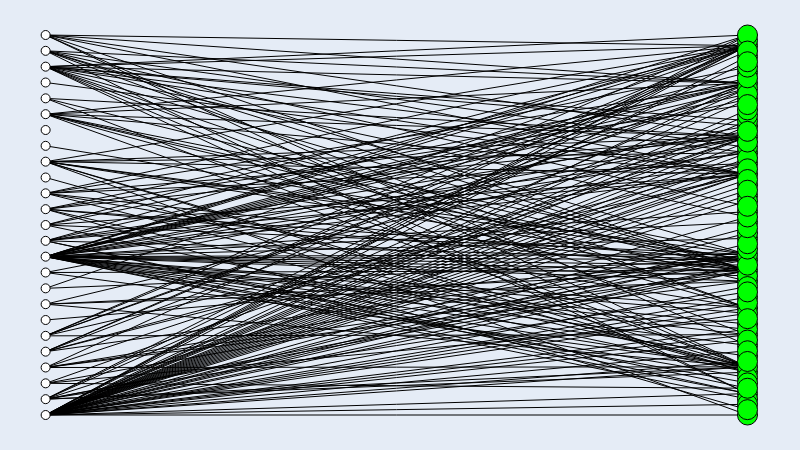

The notebook cell saved with this chart:
### Code cell
# Rede two-mode (repos -> linguagens)

repo_g = fm.load('data/repos_langs.gml')
# Visualization
repo_g.set_all_nodes('size', (9))
repo_g.set_all_nodes('labpos', 'hover')

for n in repo_g.nodes:
    if (n.find('/') == -1):
        repo_g.nodes[n]['color'] = (0, 255, 0)
        repo_g.nodes[n]['size'] = (20)
    repo_g.nodes[n]['label'] = n
repo_g.move('bipartite', [n for n in repo_g.nodes if repo_g.nodes[n]['size'] != 20])
repo_g.draw()

### Figure 1 — Plotly figure (JSON) as saved in the notebook; plotly's stock layout.template omitted (floating-point values rounded to 4 significant figures; data arrays with more than 128 entries replaced by an {"elided": "..."} marker saying what was removed)
{"data": [{"hoverinfo": "none", "line": {"color": "rgb(0, 0, 0)", "dash": "solid", "width": 1}, "mode": "lines", "type": "scatter", "x": {"elided": "603 int values"}, "y": {"elided": "603 float values"}}, {"hoverinfo": "text", "marker": {"color": "rgb(0, 255, 0)", "line": {"color": "rgb(0, 0, 0)", "width": 1}, "size": 20, "symbol": "circle"}, "mode": "markers", "text": ["Jupyter Notebook", "Python", "JavaScript", "C++", "Shell", "MATLAB", "HTML", "Java", "CSS", "Dockerfile", "TypeScript", "Inno Setup", "Batchfile", "PowerShell", "Groovy", "Makefile", "Ruby", "Objective-C", "Objective-C++", "Clojure", "Perl 6", "PHP", "Visual Basic", "Perl", "C", "Go", "F#", "CoffeeScript", "Rust", "C#", "R", "Roff", "ShaderLab", "Swift", "Lua", "HLSL", "Hack", "LLVM", "Assembly", "CMake", "Cuda", "OCaml", "Awk", "M4", "TeX", "Emacs Lisp", "Smalltalk", "Pawn", "Cool", "Vim script", "Fortran", "Mathematica", "M", "SuperCollider", "Common Lisp", "AppleScript", "Mercury", "Pascal", "Forth", "RenderScript", "DTrace", "Logos", "Smarty", "V", "Vue", "PLpgSQL", "TSQL", "ASP", "XSLT", "Kotlin", "Prolog", "FreeMarker"], "textfont": {"color": "rgb(0, 0, 0)"}, "textposition": "middle center", "type": "scatter", "x": [1, 1, 1, 1, 1, 1, 1, 1, 1, 1, 1, 1, 1, 1, 1, 1, 1, 1, 1, 1, 1, 1, 1, 1, 1, 1, 1, 1, 1, 1, 1, 1, 1, 1, 1, 1, 1, 1, 1, 1, 1, 1, 1, 1, 1, 1, 1, 1, 1, 1, 1, 1, 1, 1, 1, 1, 1, 1, 1, 1, 1, 1, 1, 1, 1, 1, 1, 1, 1, 1, 1, 1], "y": [0.1127, 0.6338, 0.1268, 0.6901, 0.9718, 0, 0.3803, 0.4085, 0.7324, 0.4225, 0.3521, 0.9014, 0.2817, 0.1831, 0.4648, 0.8732, 0.8592, 0.9859, 0.831, 0.5352, 0.3662, 0.3944, 0.2394, 1, 0.05634, 0.662, 0.04225, 0.09859, 0.8451, 0.2676, 0.7606, 0.2113, 0.08451, 0.2254, 0.507, 0.1549, 0.8873, 0.6056, 0.7042, 0.3099, 0.6761, 0.1972, 0.4366, 0.4789, 0.4507, 0.7746, 0.6479, 0.7183, 0.2958, 0.338, 0.169, 0.493, 0.6197, 0.7887, 0.8028, 0.02817, 0.9437, 0.5775, 0.5634, 0.1408, 0.5211, 0.5915, 0.9577, 0.5493, 0.9155, 0.8169, 0.01408, 0.3239, 0.9296, 0.07042, 0.7465, 0.2535]}, {"hoverinfo": "text", "marker": {"color": "rgb(255, 255, 255)", "line": {"color": "rgb(0, 0, 0)", "width": 1}, "size": 9, "symbol": "circle"}, "mode": "markers", "text": ["google-research/google-research", "openai/gpt-2", "TheAlgorithms/Java", "microsoft/vscode", "llvm/llvm-project", "dapr/dapr", "evilsocket/pwnagotchi", "robbyrussell/oh-my-zsh", "vlang/v", "2227324689/gpmall", "frank-lam/fullstack-tutorial", "gzc426/Java-Interview", "GoogleChrome/puppeteer", "ageron/handson-ml2", "streamlit/streamlit", "swisskyrepo/PayloadsAllTheThings", "nodejs/node", "fengdu78/lihang-code", "hankcs/HanLP", "unknwon/the-way-to-go_ZH_CN", "topjohnwu/Magisk", "cdr/code-server", "apache/incubator-echarts", "mrdoob/three.js", "alibaba/p3c"], "textfont": {"color": "rgb(0, 0, 0)"}, "textposition": "middle center", "type": "scatter", "x": [0, 0, 0, 0, 0, 0, 0, 0, 0, 0, 0, 0, 0, 0, 0, 0, 0, 0, 0, 0, 0, 0, 0, 0, 0], "y": [0.6667, 0.875, 0.7083, 0.4167, 0, 0.1667, 1, 0.2083, 0.9583, 0.5417, 0.3333, 0.75, 0.2917, 0.5, 0.7917, 0.04167, 0.9167, 0.625, 0.25, 0.5833, 0.4583, 0.125, 0.375, 0.8333, 0.08333]}, {"hoverinfo": "none", "mode": "text", "text": {"elided": "201 null values"}, "textfont": {"color": "rgb(0, 0, 0)"}, "textposition": "middle center", "type": "scatter", "x": {"elided": "201 float values"}, "y": {"elided": "201 float values"}}, {"hoverinfo": "none", "marker": {"color": "rgba(255, 255, 255, 0.0)", "line": {"color": "rgba(255, 255, 255, 0.0)", "width": 0}, "size": 0, "symbol": "circle"}, "mode": "markers", "type": "scatter", "x": [0.5, 0, 1, 0.5], "y": [0, 0.5, 0.5, 1]}], "layout": {"height": 450, "margin": {"b": 0, "l": 0, "r": 0, "t": 0}, "showlegend": false, "width": 800, "xaxis": {"showgrid": false, "showticklabels": false, "zeroline": false}, "yaxis": {"showgrid": false, "showticklabels": false, "zeroline": false}}}
